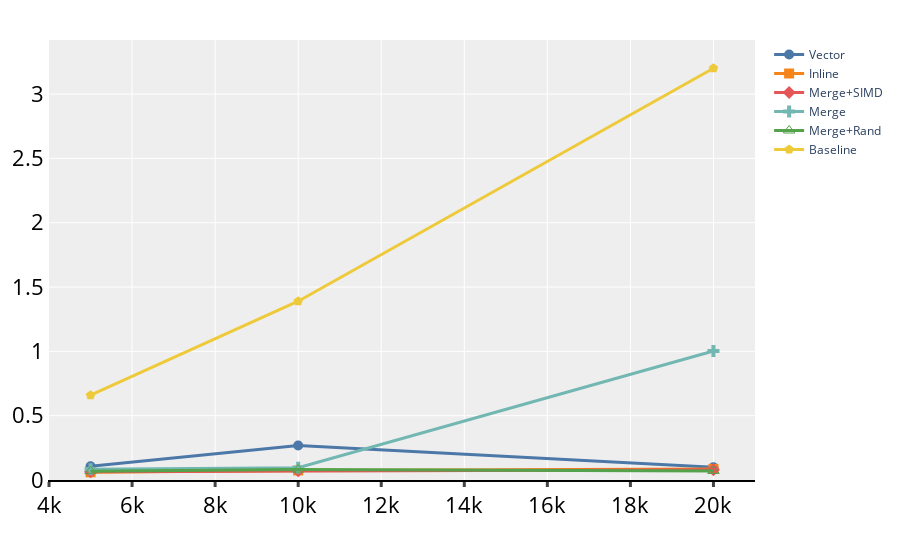

Write notebook code for a chart like this one.
### Code cell
# runtime v=5000
fig = go.Figure()
func_alias=['Vector', 'Inline', 'Merge+SIMD', 'Merge', 'Merge+Rand', 'Baseline']
for j, func in enumerate(func_alias):
    same = result.loc[(result['function']==func)&(result['#E']==80000)]
    fig.add_trace(go.Scatter(x=same['#V'], y=same["runtime"],  name=f"{func}",
                            mode='lines+markers', marker=dict(symbol=marker_symbols[j],size=10),
                            line=dict(color=colorq[j], width=3)))

fig.update_layout(xaxis=dict(showline=True, showgrid=True,
                             linecolor='rgb(0, 0, 0)', linewidth=2,rangemode="nonnegative",
                             tickwidth=3, tickfont=num_font, ticks='outside'),
                  yaxis=dict(tickfont=num_font, zeroline=False, showticklabels=True,
                             rangemode="nonnegative",
                             showline=True),
                  #showlegend=True,legend=dict(traceorder="reversed"),
                  margin=dict(autoexpand=True, l=40, r=20, t=40),
                  plot_bgcolor="#eeeeee"
                  )
fig.show()
fig.write_image("runtime_v5000.pdf")

### Figure 1 — Plotly figure (JSON) as saved in the notebook; plotly's stock layout.template omitted (floating-point values rounded to 4 significant figures)
{"data": [{"line": {"color": "#4C78A8", "width": 3}, "marker": {"size": 10, "symbol": "circle"}, "mode": "lines+markers", "name": "Vector", "type": "scatter", "x": [5000, 10000, 20000], "y": ["0.107335", "0.267637", "0.0992371"]}, {"line": {"color": "#F58518", "width": 3}, "marker": {"size": 10, "symbol": "square"}, "mode": "lines+markers", "name": "Inline", "type": "scatter", "x": [5000, 10000, 20000], "y": ["0.0599726", "0.074272", "0.0862049"]}, {"line": {"color": "#E45756", "width": 3}, "marker": {"size": 10, "symbol": "diamond"}, "mode": "lines+markers", "name": "Merge+SIMD", "type": "scatter", "x": [5000, 10000, 20000], "y": ["0.0650424", "0.0714696", "0.0792809"]}, {"line": {"color": "#72B7B2", "width": 3}, "marker": {"size": 10, "symbol": "cross"}, "mode": "lines+markers", "name": "Merge", "type": "scatter", "x": [5000, 10000, 20000], "y": ["0.0831368", "0.0947524", "1.003"]}, {"line": {"color": "#54A24B", "width": 3}, "marker": {"size": 10, "symbol": "triangle-up-open"}, "mode": "lines+markers", "name": "Merge+Rand", "type": "scatter", "x": [5000, 10000, 20000], "y": ["0.0686521", "0.0809581", "0.0703691"]}, {"line": {"color": "#EECA3B", "width": 3}, "marker": {"size": 10, "symbol": "pentagon"}, "mode": "lines+markers", "name": "Baseline", "type": "scatter", "x": [5000, 10000, 20000], "y": ["0.659076", "1.39012", "3.201"]}], "layout": {"margin": {"autoexpand": true, "l": 40, "r": 20, "t": 40}, "plot_bgcolor": "#eeeeee", "xaxis": {"linecolor": "rgb(0, 0, 0)", "linewidth": 2, "rangemode": "nonnegative", "showgrid": true, "showline": true, "tickfont": {"color": "#000000", "size": 22}, "ticks": "outside", "tickwidth": 3}, "yaxis": {"rangemode": "nonnegative", "showline": true, "showticklabels": true, "tickfont": {"color": "#000000", "size": 22}, "zeroline": false}}}
